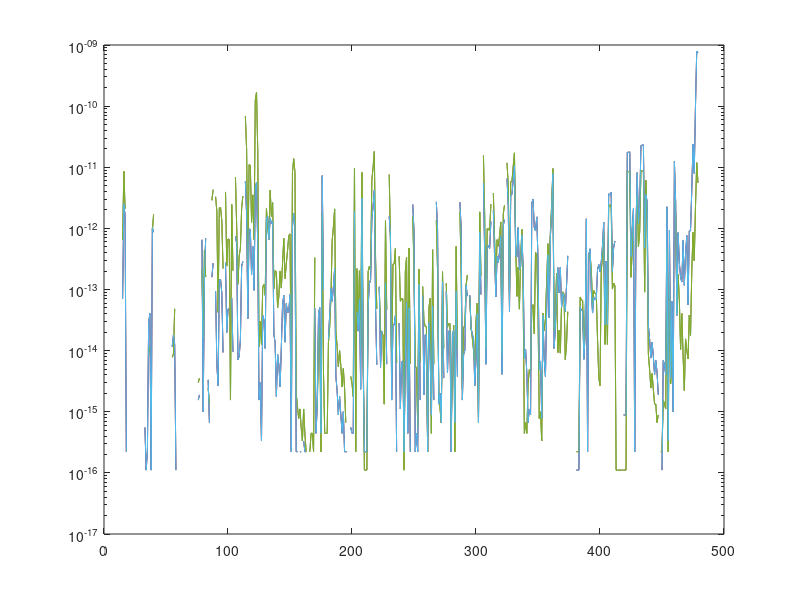

Write MATLAB code to recreate this figure.
function test_linear_system
clear;
clc;
load('west0479.mat')
A = west0479;
x = [(1:479)', (-479:1:-1)'];
z = (1-1i)*x;

b = A*x;
bz = A*z;

xsol = A\b;
zsol = A\bz;

zsolr = A\real(bz);
zsoli = A\imag(bz);

relreal = abs(1-xsol./x);
relcmp = abs(1-zsol./z);
relcmp2 =abs(1-(zsolr+1i*zsoli)./z);
semilogy(1:479,relreal,1:479,relcmp,1:479,relcmp2)
[i,j,s] = find(A);

[~,m,~] = unique(j,'rows','last'); %Only works because of none empty columns

Ap = [0; m];
Ai = i-1;
Ax = s;

savevector('testlin_Ap.dat',Ap,'int32');
savevector('testlin_Ai.dat',Ai,'int32');
savevector('testlin_Ax.dat',Ax,'double');
savevector('testlin_b.dat',b,'double');
savevector('testlin_bzr.dat',real(bz),'double');
savevector('testlin_bzi.dat',imag(bz),'double');

%For dense method
Adense_row_major = full(A)';
Adense_row_major = [42; Adense_row_major(:)];
bdense_row_major = [42; b(:)];
savevector('testlin_Adense.dat',Adense_row_major,'double');
savevector('testlin_bdense.dat',bdense_row_major,'double');

function savevector(filename,variable,precision)
fid = fopen(filename,'w');
fwrite(fid,variable,precision);
fclose(fid);
